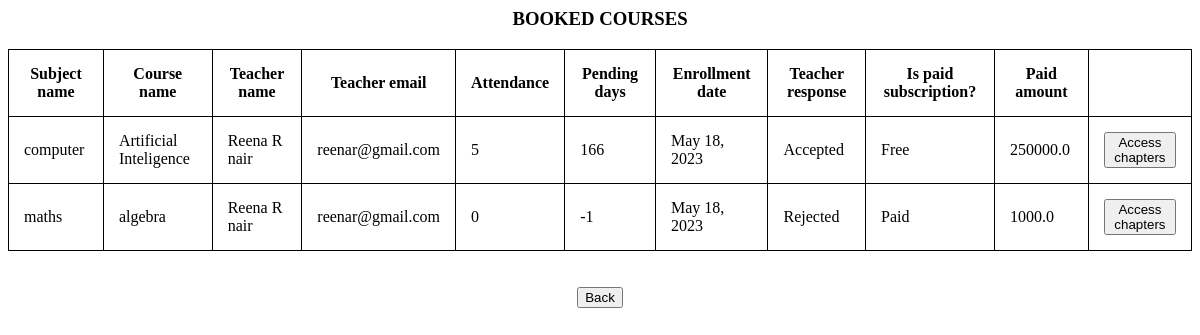
Screenshot of /st_book_courses (signed in) with the database file from the repository.
### learn/models.py (models this page shows)
class Enrollment(models.Model):
    Student_name = models.CharField(max_length=200,null=True)
    Student_email = models.EmailField(null=True)
    Subject_name = models.CharField(max_length=200, null=True)
    Course_name = models.CharField(max_length=200,null=True)
    Teacher_name = models.CharField(max_length=200, null=True)
    Teacher_email = models.EmailField(null=True)
    Attendance = models.IntegerField(null=True)
    Pending_days = models.IntegerField(null=True)
    Enrollment_date = models.DateField(auto_now_add=True, null=True)
    Teacher_response = models.CharField(max_length=200, null=True)
    Paid_amount = models.FloatField(null=True)
    Certificate = models.CharField(max_length=200, null=True)
    Is_paid_subscription = models.BooleanField(null=True)
    notify = models.CharField(max_length=200, null = True)
    enrol_reg = models.ForeignKey(Registration, on_delete=models.SET_NULL, null = True)

### learn/views.py (the view)
# urls.py: path('st_book_courses',learn.views.st_book_courses,name='st_book_courses'),
def st_book_courses(request):
    st = Registration.objects.get(id = request.session['logg'])
    buk = Enrollment.objects.filter(enrol_reg = st)
    return render(request, 'st_book_courses.html',{'buk':buk,'st':st})

### Templates/st_book_courses.html (shortened to what this page needs)
{% load static %}
<html lang="en">
<head>
   <link rel="stylesheet" type="text/css" href="{% static 'trt.css' %}">
</head>
<body class= "pic" background="{% static 'trt.jpg' %}" >
<h3 align="center">BOOKED COURSES</h3>
<table>
  <tr>
    <th>Subject name</th>
    <th>Course name</th>
    <th>Teacher name</th>
    <th>Teacher email </th>
    <th>Attendance</th>
    <th>Pending days</th>
    <th>Enrollment date</th>
    <th>Teacher response</th>
    <th>Is paid subscription?</th>
    <th>Paid amount</th>
  </tr>
   {% for i in buk %}
  <tr>
    <td>{{i.Subject_name}}</td>
    <td>{{i.Course_name}}</td>
    <td>{{i.Teacher_name}}</td>
    <td>{{i.Teacher_email}}</td>
    <td>{{i.Attendance}}</td>
    <td>{{i.Pending_days}}</td>
    <td>{{i.Enrollment_date}}</td>
    <td>{{i.Teacher_response}}</td>
      {% if i.Is_paid_subscription == 0 %}
    <td>Free</td>
      {% endif %}
      {% if i.Is_paid_subscription == 1 %}
    <td>Paid</td>
      {% endif %}
    <td>{{i.Paid_amount}}</td>
    <td>
      <button type="submit" onclick="location.href='{% url 'acc_chapter' i.id i.Course_name i.Subject_name %}'" name='t_h'>Access chapters</button>
    </td>
  </tr>
  {% endfor %}
</table><br><br>
<div align="center">
   <button type="submit" onclick="location.href='{% url 'student_home' %}'" name='mybtn2'>Back</button>
</div>
</body>
</html>

### static/trt.css (style rules this page uses)
* { box-sizing: border-box }
.pic { background-repeat: no-repeat; background-attachment: fixed; background-size: cover; background-size: 100%; }

### Templates/st_book_courses.html (style rules this page uses)
table, th, td { border: 1px solid black; border-collapse: collapse; }
th, td { padding: 15px; }

### rows the page displays
Enrollment: Subject_name "computer", Course_name "Artificial Inteligence", Teacher_name "Reena R nair", Teacher_email "reenar@gmail.com", Attendance "5", Pending_days "166", Enrollment_date "May 18, 2023", Teacher_response "Accepted", Is_paid_subscription "Free", Paid_amount "250000.0"
Enrollment: Subject_name "maths", Course_name "algebra", Teacher_name "Reena R nair", Teacher_email "reenar@gmail.com", Attendance "0", Pending_days "-1", Enrollment_date "May 18, 2023", Teacher_response "Rejected", Is_paid_subscription "Paid", Paid_amount "1000.0"
